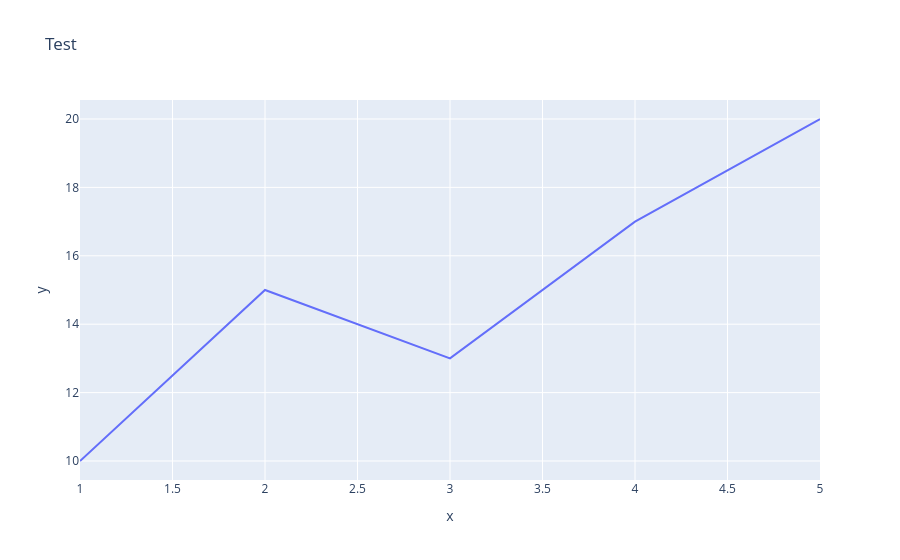

Notebook cell for this chart:
### Code cell
import plotly.express as px
import pandas as pd

df = pd.DataFrame({
    "x": [1, 2, 3, 4, 5],
    "y": [10, 15, 13, 17, 20]
})

fig = px.line(df, x="x", y="y", title="Test")
fig.show()

### Figure 1 — Plotly figure (JSON) as saved in the notebook; plotly's stock layout.template omitted (floating-point values rounded to 4 significant figures)
{"data": [{"hovertemplate": "x=%{x}<br>y=%{y}<extra></extra>", "legendgroup": "", "line": {"color": "#636efa", "dash": "solid"}, "marker": {"symbol": "circle"}, "mode": "lines", "name": "", "orientation": "v", "showlegend": false, "type": "scatter", "x": [1, 2, 3, 4, 5], "xaxis": "x", "y": [10, 15, 13, 17, 20], "yaxis": "y"}], "layout": {"legend": {"tracegroupgap": 0}, "title": {"text": "Test"}, "xaxis": {"anchor": "y", "domain": [0, 1], "title": {"text": "x"}}, "yaxis": {"anchor": "x", "domain": [0, 1], "title": {"text": "y"}}}}
